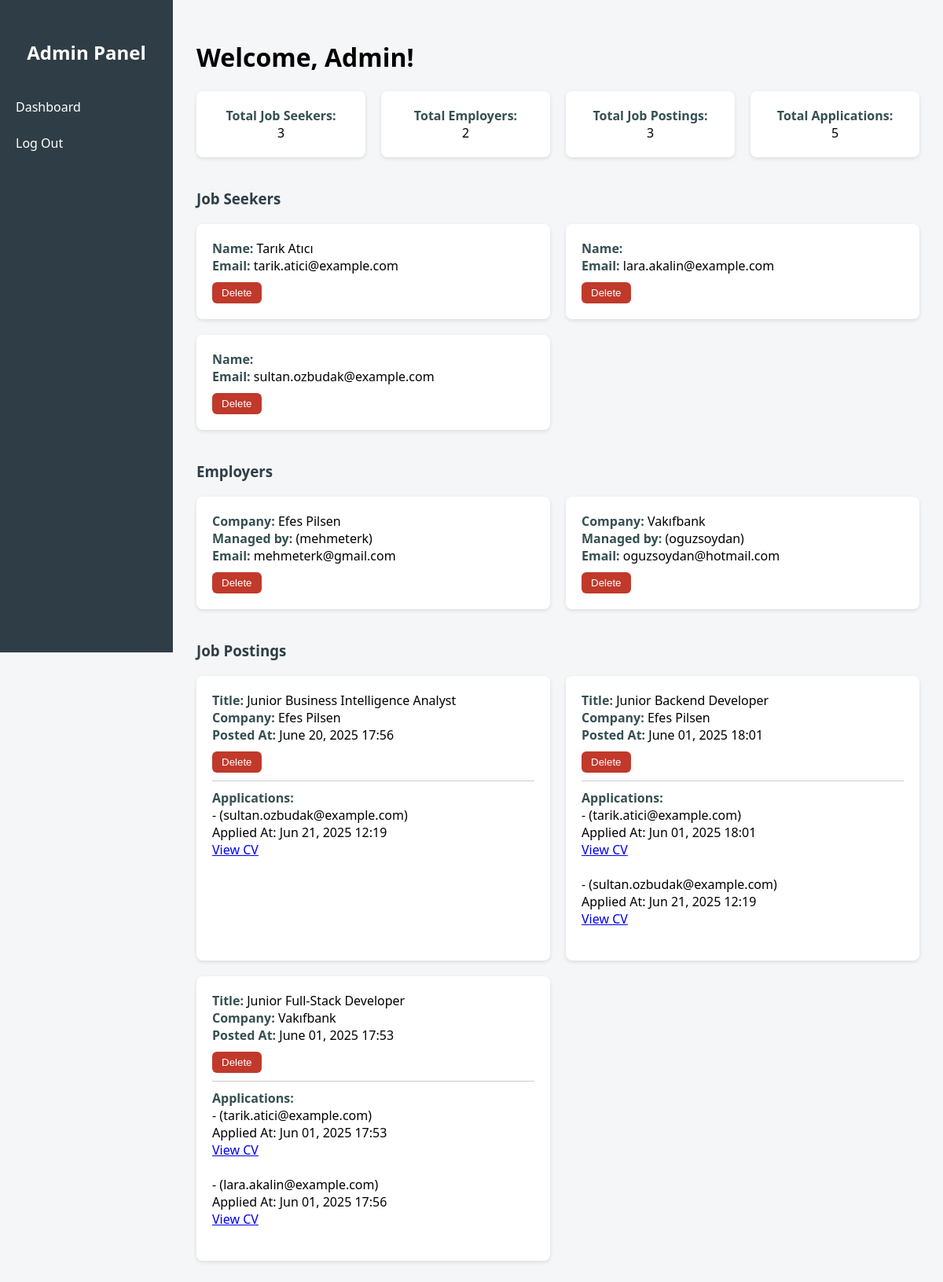
/users/admin-dashboard/ (signed in), run on the app's committed database.
### users/models.py (models this page shows, shortened)
class JobSeekerProfile(models.Model):
    user = models.OneToOneField(User, on_delete=models.CASCADE)
    full_name = models.CharField(max_length=100, blank=True)
    phone = models.CharField(max_length=20, blank=True)
    linkedin = models.URLField(blank=True)
    email = models.EmailField(blank=True)
    skills = models.CharField(max_length=500, blank=True, null=True)
    education = models.TextField(blank=True)
    work_experience = models.TextField(blank=True)
    profile_picture = models.ImageField(upload_to='profile_pics/', blank=True, null=True)
    cv_file_path = models.FileField(upload_to='cvs/', blank=True, null=True)

class User(AbstractUser):
    ROLE_CHOICES = [
        ('jobseeker', 'Job Seeker'),
        ('employer', 'Employer'),
    ]
    role = models.CharField(max_length=20, choices=ROLE_CHOICES)
    created_at = models.DateTimeField(auto_now_add=True)

class EmployerProfile(models.Model):
    user = models.OneToOneField(settings.AUTH_USER_MODEL, on_delete=models.CASCADE)
    company_name = models.CharField(max_length=255)
    company_description = models.TextField(blank=True, null=True)
    website = models.URLField(blank=True, null=True)
    industry = models.CharField(max_length=100, blank=True, null=True)
    company_size = models.CharField(
        max_length=50,
        choices=[
            ('1-10', '1–10 employees'),
            ('11-50', '11–50 employees'),
            ('51-200', '51–200 employees'),
            ('200+', '200+ employees')
        ],
        blank=True,
        null=True
    )
    founded_year = models.PositiveIntegerField(blank=True, null=True)
    location = models.CharField(max_length=100, blank=True, null=True)
    contact_email = models.EmailField(blank=True, null=True)
    linkedin_url = models.URLField(blank=True, null=True)

class JobPosting(models.Model):
    employer = models.ForeignKey(EmployerProfile, on_delete=models.CASCADE)
    title = models.CharField(max_length=100)
    description = models.TextField()
    required_skills = models.CharField(max_length=300, help_text="Virgülle ayrılmış şekilde yazınız. Örnek: Python, SQL, Django")
    preferred_traits = models.TextField(
    blank=True,
    help_text="Describe the personal traits or soft skills you're looking for (e.g. teamwork, creativity, attention to detail)."
    )
    company_name = models.CharField(max_length=255, blank=True, null=True)
    industry = models.CharField(max_length=255, blank=True, null=True)
    founded_year = models.IntegerField(blank=True, null=True)
    location = models.CharField(max_length=255, blank=True, null=True)
    created_at = models.DateTimeField(auto_now_add=True)

class JobApplication(models.Model):
    jobseeker = models.ForeignKey(JobSeekerProfile, on_delete=models.CASCADE)
    job = models.ForeignKey(JobPosting, on_delete=models.CASCADE, related_name="applications")
    application_date = models.DateTimeField(auto_now_add=True)

### users/views.py (the view)
# urls.py: path('admin-dashboard/', views.admin_dashboard, name='admin_dashboard'),
@never_cache
@user_passes_test(lambda u: u.is_staff)
@login_required
def admin_dashboard(request):
    jobseekers = JobSeekerProfile.objects.filter(user__role='jobseeker')
    employers = EmployerProfile.objects.filter(user__role='employer')
    job_postings = JobPosting.objects.all().order_by('-created_at')
    total_seekers = jobseekers.count()
    total_employers = employers.count()
    total_jobs = job_postings.count()
    total_applications = JobApplication.objects.count()
    return render(request, 'users/admin_dashboard.html', {
        'jobseekers': jobseekers,
        'employers': employers,
        'job_postings': job_postings,
        'total_seekers': total_seekers,
        'total_employers': total_employers,
        'total_jobs': total_jobs,
        'total_applications': total_applications,
    })

### users/templates/users/admin_dashboard.html (shortened to what this page needs)
{% load static %}
<!DOCTYPE html>
<html lang="en">
<head>
</head>
<body>
<div class="sidebar">
  <h2>Admin Panel</h2>
  <a href="{% url 'users:admin_dashboard' %}">Dashboard</a>
  <a href="{% url 'users:logout' %}">Log Out</a>
</div>
<div class="main">
  <h1>Welcome, Admin!</h1>
  <div class="stats-grid">
    <div class="card"><strong>Total Job Seekers:</strong><br> {{ total_seekers }}</div>
    <div class="card"><strong>Total Employers:</strong><br> {{ total_employers }}</div>
    <div class="card"><strong>Total Job Postings:</strong><br> {{ total_jobs }}</div>
    <div class="card"><strong>Total Applications:</strong><br> {{ total_applications }}</div>
  </div>
  <div class="section">
    <h3>Job Seekers</h3>
    <div class="card-grid">
      {% for seeker in jobseekers %}
        <div class="card">
          <strong>Name:</strong> {{ seeker.full_name }}<br>
          <strong>Email:</strong> {{ seeker.user.email }}
          <form method="post" action="{% url 'users:delete_jobseeker' seeker.pk %}">
            <button type="submit">Delete</button>
          </form>
        </div>
      {% empty %}
        <p>No job seekers found.</p>
      {% endfor %}
    </div>
  </div>
  <div class="section">
    <h3>Employers</h3>
    <div class="card-grid">
      {% for employer in employers %}
        <div class="card">
          <strong>Company:</strong> {{ employer.company_name }}<br>
          <strong>Managed by:</strong> {{ employer.user.get_full_name }} ({{ employer.user.username }})<br>
          <strong>Email:</strong> {{ employer.user.email }}
          <form method="post" action="{% url 'users:delete_employer' employer.pk %}">
            <button type="submit">Delete</button>
          </form>
        </div>
      {% empty %}
        <p>No employers found.</p>
      {% endfor %}
    </div>
  </div>
  <div class="section">
    <h3>Job Postings</h3>
    <div class="card-grid">
      {% for job in job_postings %}
        <div class="card">
          <strong>Title:</strong> {{ job.title }}<br>
          <strong>Company:</strong> {{ job.employer.company_name }}<br>
          <strong>Posted At:</strong> {{ job.created_at|date:"F d, Y H:i" }}
          <form method="post" action="{% url 'users:delete_job_posting' job.pk %}">
            <button type="submit">Delete</button>
          </form>
          {% with applications=job.applications.all %}
            {% if applications %}
              <div class="application-block">
                <strong>Applications:</strong><br>
                {% for app in applications %}
                  - <strong>{{ app.jobseeker.user.get_full_name }}</strong> ({{ app.jobseeker.user.email }})<br>
                  Applied At: {{ app.application_date|date:"M d, Y H:i" }}<br>
                  {% if app.jobseeker.cv_file_path %}
                    <a href="{{ app.jobseeker.cv_file_path.url }}" target="_blank">View CV</a>
                  {% else %}
                    No CV uploaded
                  {% endif %}
                  <br><br>
                {% endfor %}
              </div>
            {% else %}
              <p style="color: gray;">No applications yet.</p>
            {% endif %}
          {% endwith %}
        </div>
      {% empty %}
        <p>No job postings found.</p>
      {% endfor %}
    </div>
  </div>
</div>
</body>
</html>

### users/templates/users/admin_dashboard.html (style rules this page uses)
body { margin: 0; font-family: 'Segoe UI', sans-serif; background-color: #f4f6f8; }
.sidebar { width: 220px; background-color: #2f3e46; height: 100vh; position: fixed; padding-top: 30px; color: white; }
.sidebar h2 { text-align: center; margin-bottom: 30px; }
.sidebar a { display: block; padding: 12px 20px; text-decoration: none; color: white; transition: background 0.3s; }
.main { margin-left: 220px; padding: 30px; }
.section { margin-bottom: 40px; }
.section h3 { margin-bottom: 20px; color: #2f3e46; }
.card { background-color: white; border-radius: 8px; padding: 20px; box-shadow: 0 2px 5px rgba(0,0,0,0.1); }
.card strong { color: #354f52; }
.card-grid { display: grid; grid-template-columns: repeat(auto-fit, minmax(300px, 1fr)); gap: 20px; }
.stats-grid { display: flex; gap: 20px; flex-wrap: wrap; margin-bottom: 40px; }
.stats-grid .card { flex: 1; text-align: center; }
.application-block { margin-top: 10px; padding-top: 10px; border-top: 1px solid #ccc; }
button { background-color: #c0392b; color: white; border: none; padding: 6px 12px; border-radius: 6px; cursor: pointer; margin-top: 10px; }

### data on the page
JobSeekerProfile: full_name "Tarık Atıcı", user.email "tarik.atici@example.com"
JobSeekerProfile: user.email "lara.akalin@example.com"
JobSeekerProfile: user.email "sultan.ozbudak@example.com"
EmployerProfile: company_name "Efes Pilsen", user.username "mehmeterk", user.email "mehmeterk@gmail.com"
EmployerProfile: company_name "Vakıfbank", user.username "oguzsoydan", user.email "oguzsoydan@hotmail.com"
JobPosting: title "Junior Business Intelligence Analyst", employer.company_name "Efes Pilsen", created_at "June 20, 2025 17:56"
JobApplication: jobseeker.user.email "sultan.ozbudak@example.com", application_date "Jun 21, 2025 12:19"
JobPosting: title "Junior Backend Developer", employer.company_name "Efes Pilsen", created_at "June 01, 2025 18:01"
JobApplication: jobseeker.user.email "tarik.atici@example.com", application_date "Jun 01, 2025 18:01"
JobApplication: jobseeker.user.email "sultan.ozbudak@example.com", application_date "Jun 21, 2025 12:19"
JobPosting: title "Junior Full-Stack Developer", employer.company_name "Vakıfbank", created_at "June 01, 2025 17:53"
JobApplication: jobseeker.user.email "tarik.atici@example.com", application_date "Jun 01, 2025 17:53"
JobApplication: jobseeker.user.email "lara.akalin@example.com", application_date "Jun 01, 2025 17:56"

### other printed values
{{ total_seekers }} "3"
{{ total_employers }} "2"
{{ total_jobs }} "3"
{{ total_applications }} "5"
